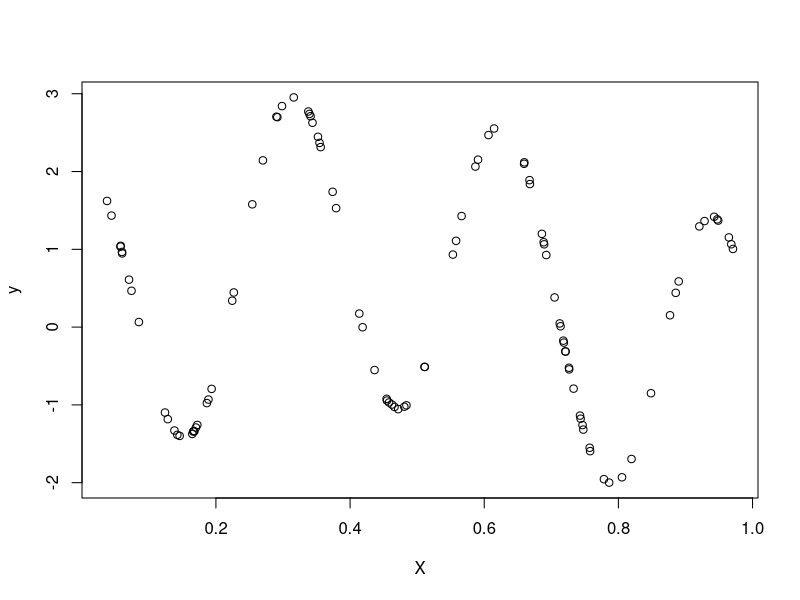
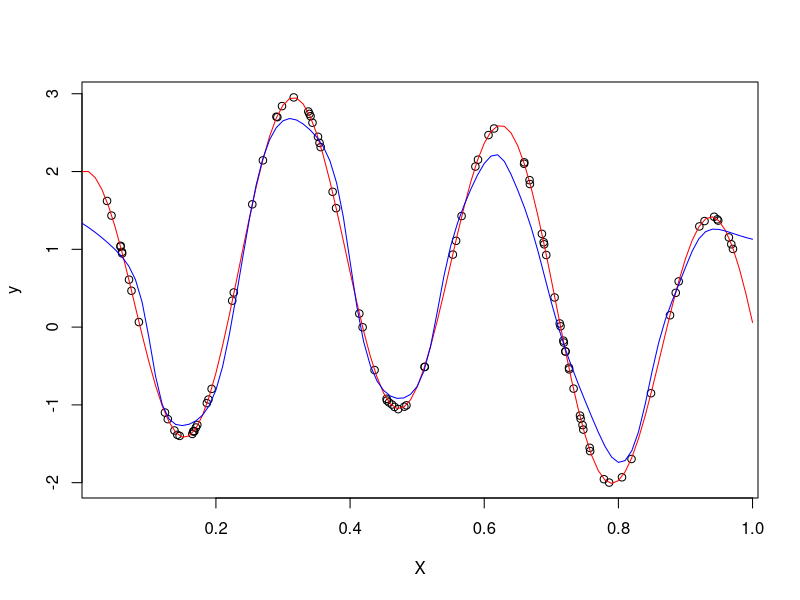

R code for these plots, in order:
# Univariate case --------------------------------------------------------------
n <- 100
sigma.sq <- 0.01
f <- function(X){return(sin(4*X) + (2*cos(20*X)))}
#f <- function(X){return(ifelse(X<0.3, 1, ifelse(X>0.6, 0.5, 0)))}
X <- runif(n, 0, 1)
e <- rnorm(n, 0, sigma.sq)
y <- f(X) + e
#Y <- f(X+e)
plot(y~X)

#K <- function(x){return(ifelse(-1<x & x<1, 0.5, 0))}
K <- function(x){return(dnorm(x, 0,1))}
den <- function(x, h){return(mean(K((x - X) / h)))}
reg <- function(x, h){return(mean(y * K((x - X) / h)) / den(x, h))}

h = 0.025
x_plot <- seq(0, 1, by=0.01)
y_plot <- rep(0, length(x_plot))
for (i in 1:length(x_plot)) {
  y_plot[i] <-  reg(x_plot[i], h)
}
plot(y~X)
points(f(x_plot)~x_plot, type="l", ylab="y", col="red")
points(y_plot~x_plot, type="l", col="blue")


# Multivariate case ------------------------------------------------------------
density <- function(x_0, X, kernel, h){
  terms <- apply(X, 1, function(row){ kernel((x_0 - row)/h) })
  return(mean(terms))
}

f_hat <- function(x_0, X, y, kernel, h){
  terms <- apply(X, 1, function(row){ y * kernel((x_0 - row)/h) })
  numerator <- mean(terms)
  denominator <- density(x_0, X, kernel, h)
  return(numerator / denominator)
}

K <- function(x){
  output <- prod(dnorm(x, 0, 1))
}

n <- 100
p <- 3
sigma.sq <- 0.05
f <- function(X){
  z <- sin(4*X[, 1]) + 2 * cos(20*X[, 2]) - 3*X[, 3]
  return(z)
}
X <- matrix(runif(n*p, min = -1, max = 1), ncol = p)
e <- rnorm(n, 0, sigma.sq)
y <- f(X) + e

x_0 <- runif(p, -1, 1)
f_hat(x_0, X, y, K, 0.5)



